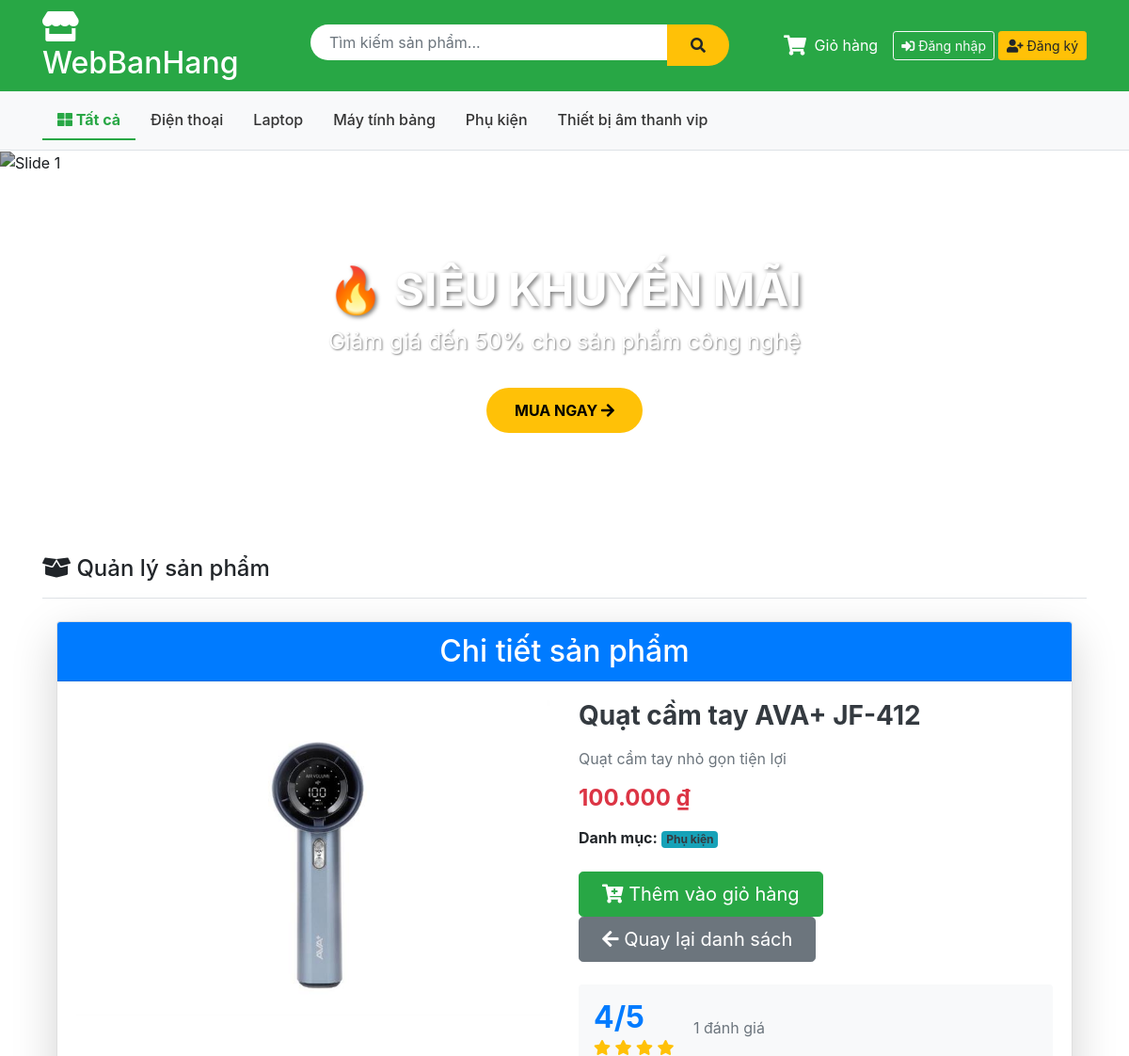
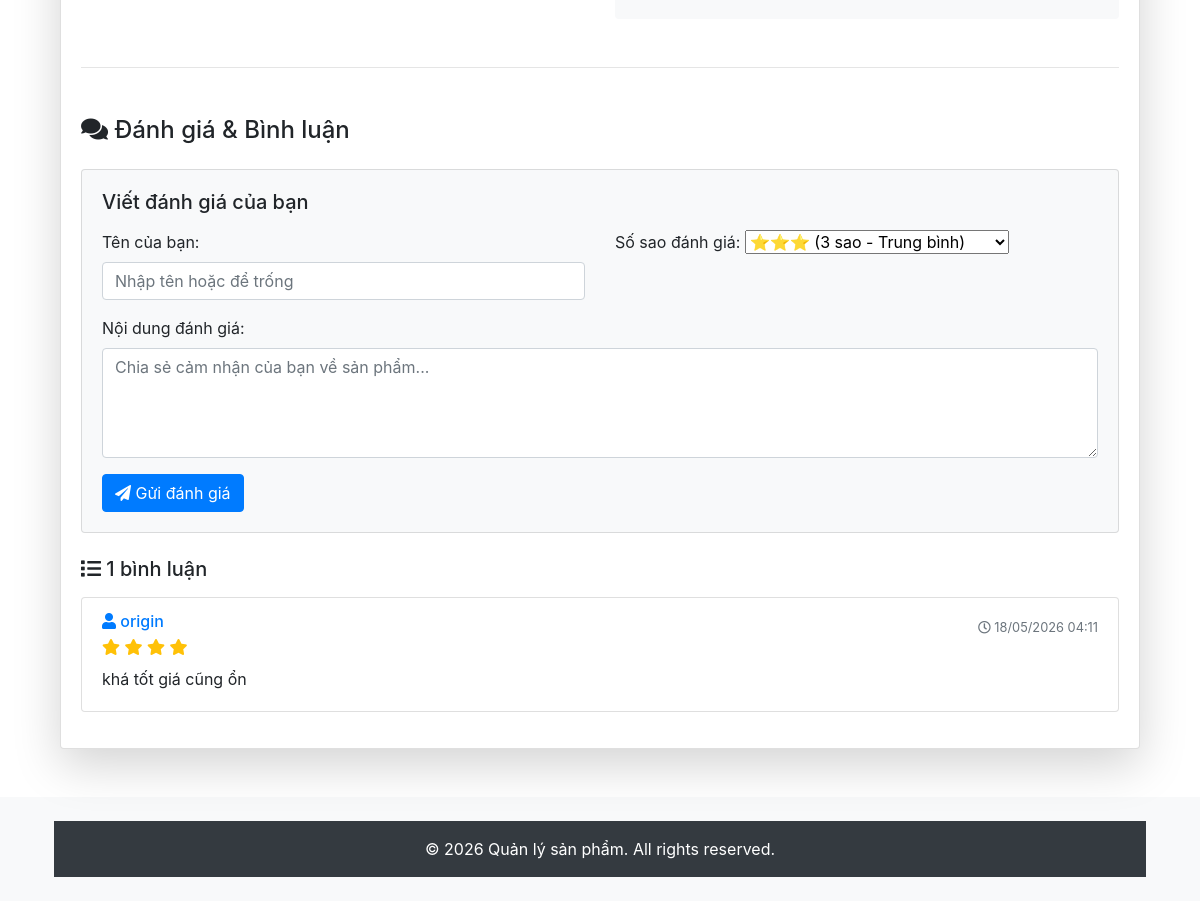
/Product/show/8, run on the app's committed database (2 pictures, top to bottom).
### tables this page shows
CREATE TABLE `category` (
  `id` int NOT NULL AUTO_INCREMENT,
  `name` varchar(100) NOT NULL,
  `description` text,
  PRIMARY KEY (`id`)
);

CREATE TABLE `product` (
  `id` int NOT NULL AUTO_INCREMENT,
  `name` varchar(100) NOT NULL,
  `description` text,
  `price` decimal(10,2) NOT NULL,
  `image` varchar(255) DEFAULT NULL,
  `category_id` int DEFAULT NULL,
  PRIMARY KEY (`id`),
  KEY `category_id` (`category_id`),
  CONSTRAINT `product_ibfk_1` FOREIGN KEY (`category_id`) REFERENCES `category` (`id`) ON DELETE CASCADE
);

CREATE TABLE `reviews` (
  `id` int NOT NULL AUTO_INCREMENT,
  `product_id` int NOT NULL,
  `user_id` int DEFAULT NULL,
  `username` varchar(100) DEFAULT NULL,
  `rating` int NOT NULL,
  `content` text NOT NULL,
  `created_at` timestamp NULL DEFAULT CURRENT_TIMESTAMP,
  PRIMARY KEY (`id`),
  KEY `product_id` (`product_id`),
  CONSTRAINT `reviews_ibfk_1` FOREIGN KEY (`product_id`) REFERENCES `product` (`id`) ON DELETE CASCADE,
  CONSTRAINT `reviews_chk_1` CHECK ((`rating` between 1 and 5))
);

### app/views/product/show.php (the view, shortened to what the rows shown need)
<?php include 'app/views/shares/header.php'; ?>
<div class="container mt-4">
    <div class="card shadow-lg">
        <div class="card-header bg-primary text-white text-center">
            <h2 class="mb-0">Chi tiết sản phẩm</h2>
        </div>
        <div class="card-body">
            <?php if($product): ?>
            <div class="row">
                <div class="col-md-6">
                    <?php if($product->image): ?>
                        <img src="/public/<?php echo htmlspecialchars($product->image); ?>"
                             class="img-fluid rounded"
                             alt="<?php echo htmlspecialchars($product->name); ?>"
                             style="max-height: 500px; width: 100%; object-fit: cover;">
                    <?php endif; ?>
                </div>
                <div class="col-md-6">
                    <h3 class="text-dark font-weight-bold mb-3">
                        <?php echo htmlspecialchars($product->name); ?>
                    </h3>
                    <p class="text-muted">
                        <?php echo nl2br(htmlspecialchars($product->description)); ?>
                    </p>
                    <h4 class="text-danger font-weight-bold my-3">
                        <?php echo number_format((float)($product->price ?? 0), 0, ',', '.'); ?> ₫
                    </h4>
                    <p class="mb-3">
                        <strong>Danh mục:</strong>
                        <span class="badge bg-info text-dark">
                            <?php echo htmlspecialchars($product->category_name ?? 'Chưa phân loại'); ?>
                        </span>
                    </p>
                    <div class="mt-4 d-flex flex-wrap gap-2">
                        <button onclick="addToCart(<?php echo $product->id; ?>)"
                                class="btn btn-success btn-lg px-4"
                                id="btn-add-to-cart">
                            <i class="fas fa-cart-plus"></i> Thêm vào giỏ hàng
                        </button>
                        <a href="/Product" class="btn btn-secondary btn-lg px-4">
                            <i class="fas fa-arrow-left"></i> Quay lại danh sách
                        </a>
                    </div>
                    <?php if(isset($averageRating) && $averageRating['total'] > 0): ?>
                    <div class="mt-4 p-3 bg-light rounded">
                        <div class="d-flex align-items-center">
                            <div class="mr-3">
                                <h2 class="mb-0 text-primary font-weight-bold">
                                    <?php echo $averageRating['average']; ?>/5
                                </h2>
                                <div class="text-warning">
                                    <?php
                                    $avg = round($averageRating['average']);
                                    for($i = 0; $i < 5; $i++):
                                    ?>
                                        <i class="fas fa-star<?php echo $i < $avg ? '' : '-o'; ?>"></i>
                                    <?php endfor; ?>
                                </div>
                            </div>
                            <div>
                                <p class="mb-1 text-muted">
                                    <?php echo $averageRating['total']; ?> đánh giá
                                </p>
                            </div>
                        </div>
                    </div>
                    <?php endif; ?>
                </div>
            </div>
            <hr class="my-5">
            <div class="review-section">
                <h4 class="mb-4"><i class="fas fa-comments"></i> Đánh giá & Bình luận</h4>
                <div class="card bg-light mb-4">
                    <div class="card-body">
                        <h5 class="card-title mb-3">Viết đánh giá của bạn</h5>
                        <form method="POST" action="/Product/saveReview">
                            <div class="row">
                                <div class="col-md-6 mb-3">
                                    <label class="form-label">Tên của bạn:</label>
                                    <input type="text" name="username" class="form-control"
                                           placeholder="Nhập tên hoặc để trống"
                                           value="<?php
                                           echo htmlspecialchars($_SESSION['username'] ?? '');
                                           ?>">
                                </div>
                                <div class="col-md-6 mb-3">
                                    <label class="form-label">Số sao đánh giá:</label>
                                    <select name="rating" class="form-select">
                                        <option value="3" selected>⭐⭐⭐ (3 sao - Trung bình)</option>
                                    </select>
                                </div>
                            </div>
                            <div class="mb-3">
                                <label class="form-label">Nội dung đánh giá:</label>
                                <textarea name="content" class="form-control" rows="4"
                                          placeholder="Chia sẻ cảm nhận của bạn về sản phẩm..." required></textarea>
                            </div>
                            <button type="submit" class="btn btn-primary">
                                <i class="fas fa-paper-plane"></i> Gửi đánh giá
                            </button>
                        </form>
                    </div>
                </div>
                <?php if (!empty($reviews)): ?>
                    <h5 class="mb-3">
                        <i class="fas fa-list"></i>
                        <?php echo count($reviews); ?> bình luận
                    </h5>
                    <?php foreach ($reviews as $review): ?>
                    <div class="card mb-3">
                        <div class="card-body">
                            <div class="d-flex justify-content-between align-items-start">
                                <div>
                                    <h6 class="card-subtitle mb-1 text-primary">
                                        <i class="fas fa-user"></i>
                                        <?php echo htmlspecialchars($review->username ?? 'Ẩn danh'); ?>
                                    </h6>
                                    <div class="text-warning mb-2">
                                        <?php for($i = 0; $i < ($review->rating ?? 0); $i++): ?>
                                            <i class="fas fa-star"></i>
                                        <?php endfor; ?>
                                    </div>
                                </div>
                                <small class="text-muted">
                                    <i class="far fa-clock"></i>
                                    <?php echo date('d/m/Y H:i', strtotime($review->created_at ?? 'now')); ?>
                                </small>
                            </div>
                            <p class="card-text mb-0"><?php echo nl2br(htmlspecialchars($review->content)); ?></p>
                        </div>
                    </div>
                    <?php endforeach; ?>
                <?php endif; ?>
            </div>
            <?php endif; ?>
        </div>
    </div>
</div>
<?php include 'app/views/shares/footer.php'; ?>

### app/views/shares/header.php (shortened to what the rows shown need)
<!DOCTYPE html>
<html lang="vi">
<head>
    <link href="https://stackpath.bootstrapcdn.com/bootstrap/4.5.2/css/bootstrap.min.css" rel="stylesheet">
    <link rel="stylesheet" href="https://cdnjs.cloudflare.com/ajax/libs/font-awesome/5.15.4/css/all.min.css">
</head>
<body>
    <div class="header-top">
        <div class="container">
            <div class="row align-items-center">
                <div class="col-md-3">
                    <h2 class="text-white mb-0">
                        <a href="/Product" style="color: white; text-decoration: none;">
                            <i class="fas fa-store"></i> WebBanHang
                        </a>
                    </h2>
                </div>
            </div>
        </div>
    </div>
    <div class="category-nav">
        <div class="container">
            <ul class="nav">
                <?php
                $db = (new Database())->getConnection();
                $stmt = $db->query("SELECT * FROM category ORDER BY name ASC");
                $cats = $stmt->fetchAll(PDO::FETCH_OBJ);
                foreach ($cats as $cat):
                    $isActive = (isset($_GET['category']) && $_GET['category'] == $cat->id) ? 'active' : '';
                ?>
                <li class="nav-item">
                    <a class="nav-link <?php echo $isActive; ?>"
                       href="/Product?category=<?php echo $cat->id; ?>">
                        <?php echo htmlspecialchars($cat->name); ?>
                    </a>
                </li>
                <?php endforeach; ?>
            </ul>
        </div>
    </div>
    <div class="container mt-4">

### data on the page
category: name "Điện thoại"
category: name "Laptop"
category: name "Máy tính bảng"
category: name "Phụ kiện"
category: name "Thiết bị âm thanh vip"
product: image (picture), name "Quạt cầm tay AVA+ JF-412", description "Quạt cầm tay nhỏ gọn tiện lợi", price "100.000", category.name "Phụ kiện"
reviews: username "origin", rating 4 (drawn), created_at "18/05/2026 04:11", content "khá tốt giá cũng ổn"

### other printed values
$averageRating['average'] "4"
$averageRating['total'] "1"
count($reviews) "1"
